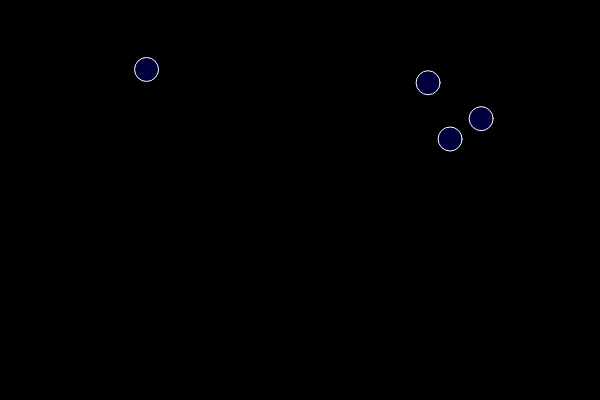
Frame 1 (no input)
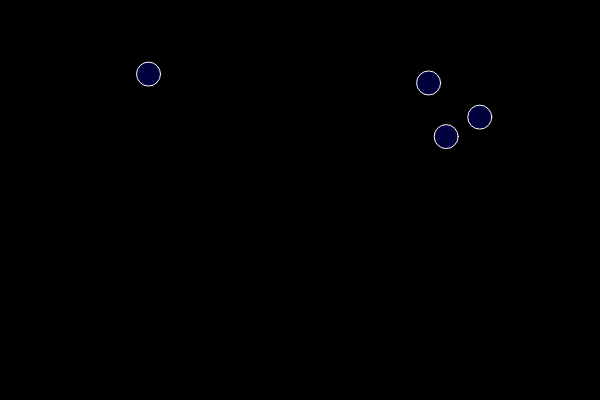
Frame 60 (no input)
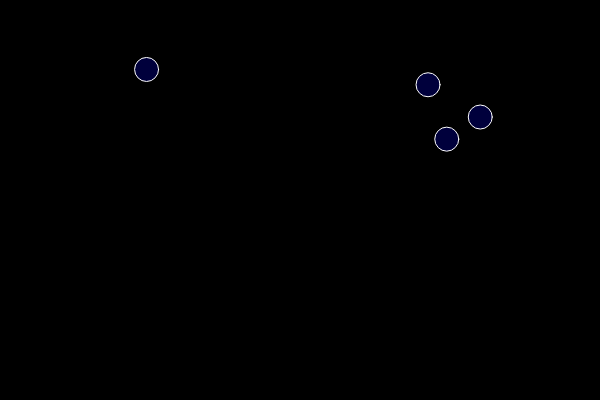
Frame 120 (the mouse pressed at the canvas centre since frame 60)

The p5.js sketch that drew these frames (run headless with seeded random() and noise() and a simulated clock; from frame 60 on, the mouse is pressed at the canvas centre):

// p5.js sketch
// ── sketch.js
var bubbles = [];

function setup() {
  createCanvas(600, 400);
  for(var i=0; i< 4; i++){
    bubbles[i] = new Bubble(random(width), random(height));
  }
}

function draw() {
  background(0);
  for(var i=0; i<bubbles.length; i++){
    bubbles[i].move();
    bubbles[i].display();
  }
  
  if(bubbles.length > 50){
    bubbles.splice(0,1);
  }
}


// function mousePressed(){
//   bubbles.push(new Bubble(mouseX, mouseY));
// }

function mouseDragged(){
  bubbles.push(new Bubble(mouseX, mouseY));
}

function keyPressed(){
  bubbles.splice(0, 1);
}

function Bubble(x, y){
  this.x = x;
  this.y = y;
    
  this.display = function(){
    stroke(255);
    fill(0, 0, 255, 60);
    ellipse(this.x, this.y, 24, 24);
    };
      
  this.move = function(){
    this.x += random(-1, 1);
    this.y += random(-1, 1);
    };
  }
